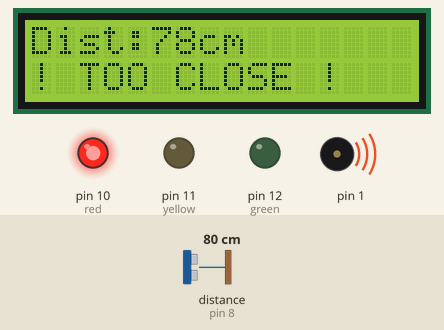
Bench run of a sketch on a simulated Arduino Uno, built with avr-gcc and run on an emulated ATmega328P. On the bench: 16×2 character LCD, output pins drawn as LEDs (lit = HIGH), buzzer (waves = sounding). Wiring (inferred from the names in the program): ultrasonic range finder: trigger pin 9; echo pin 8. Inputs (shaded band) come from the test bench; at power-on: distance to the obstacle (sensor on pin 8) 80 cm. The echo pulse lasts 58.3 µs per cm; pins used as bus, display or sensor lines are not drawn.

Above: at 1.4 s.
1.5 s: distance to the obstacle (sensor on pin 8) set to 250 cm
At 2.7 s:
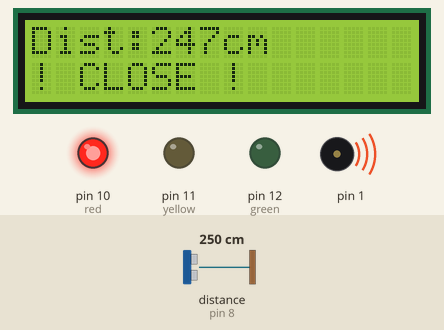
3.0 s: distance to the obstacle (sensor on pin 8) set to 2 cm
At 4.0 s:
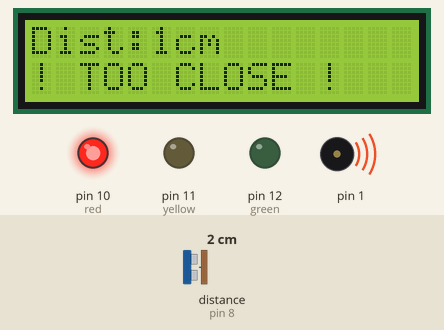
4.5 s: distance to the obstacle (sensor on pin 8) set to 203 cm
At 5.1 s:
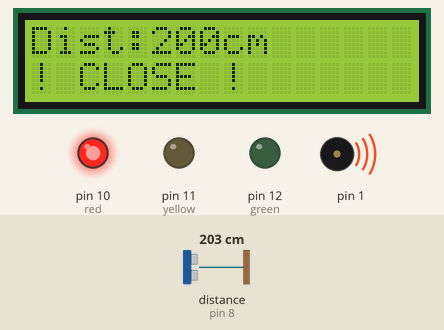
Timing chart, 0 to 7.5 s (numbered marks = the images above; inputs shaded):
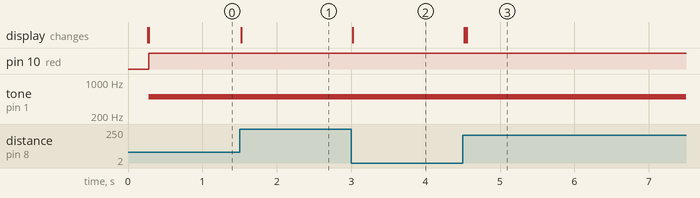

The sketch:

second_us_project.ino
```cpp
#include<LiquidCrystal.h>
LiquidCrystal lcd(7,6,5,4,3,2); // lcd connected pin
#define trig 9// defining diferent pins
#define eco 8
#define red 10
#define yellow 11
#define green 12

int cm, inch;
long dur;
byte count = 0;
int ch[10];

void setup() {
  // put your setup code here, to run once:
Serial.begin(9600);
pinMode(trig, OUTPUT);// defining pin modes
pinMode(eco, INPUT);
pinMode(red, OUTPUT);
pinMode(yellow, OUTPUT);
pinMode(green, OUTPUT);
lcd.begin(16,2);
lcd.print("Ultrasonic sensor");
lcd.setCursor(0,1);
lcd.print("working...");
delay(200);
lcd.clear();
}

void loop() {
  // put your main code here, to run repeatedly:

digitalWrite(trig, LOW);// sending pulse to sensor
delayMicroseconds(2);
digitalWrite(trig, HIGH);
delayMicroseconds(10);
digitalWrite(trig, LOW);

dur = pulseIn(eco, HIGH);//reading incoming sensor value
cm = dur * 0.034/2;
// inch = cm /2.54;
// lcd.setCursor(0,0);
// lcd.print(dur);
ch[count]=cm;// to only execute the calculation if there is difference in distance from previous loop
if(count ==0 ||(ch[count]-ch[0])!=0){
if((ch[count]-ch[0])!=0){
  ch[0]=ch[count];
  count=0;
}
lcd.clear();
lcd.setCursor(0,0);
lcd.print("Dist:");
lcd.print(cm);
lcd.print("cm");

if(cm>950){
  digitalWrite(green,HIGH);
  digitalWrite(yellow, LOW);
  digitalWrite(red, LOW);
  lcd.setCursor(0,1);
  lcd.print("FAR FAR AWAY");
}
else if(cm<949 && cm>=600){
  digitalWrite(yellow,HIGH);
  digitalWrite(red, LOW);
  digitalWrite(green, LOW);
 lcd.setCursor(0,1);
 lcd.print("A BIT FAR");
}
else if(cm<600 && cm>=300){
  digitalWrite(yellow,HIGH);
  digitalWrite(red, LOW);
  digitalWrite(green, LOW);
 lcd.setCursor(0,1);
 lcd.print("! BIT CLOSE !");
}
else if(cm<300 && cm>=200){
  digitalWrite(red,HIGH);
  digitalWrite(yellow, LOW);
  digitalWrite(green, LOW);
 lcd.setCursor(0,1);
 lcd.print("! CLOSE !");
}
else{
  digitalWrite(red,HIGH);
  tone(1,500);// cant make the buzzer work
  digitalWrite(yellow, LOW);
  digitalWrite(green, LOW);
 lcd.setCursor(0,1);
 lcd.print("! TOO CLOSE !");

}
}
count=1;
}
```

Measured:
- after the input at 1.5 s, the display: changes at once (image 1)
- after the input at 3.0 s, the display: changes at once (image 2)
- after the input at 4.5 s, the display: changes at once (image 3)
